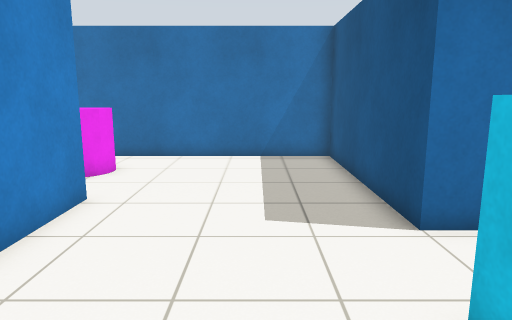
View 1 (above)

18 first-person views from a walk through a Gazebo world. The camera is 1.2 m above the floor, tilts 10° down and sees 70° across. The floor is counted in squares, 0.5 m on a side. Each view is taken from the middle of a square. On the plan, view 1 faces up. The plan holds only what a view shows up to about 20 squares ahead; the rest is blank. Robots are left out.

View 2
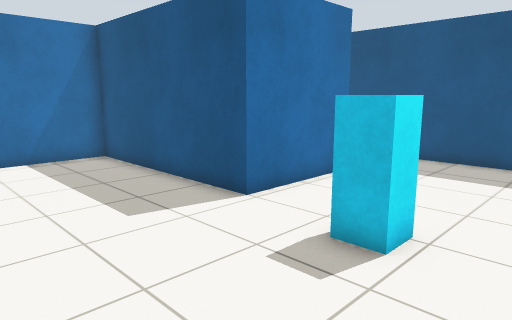

View 3
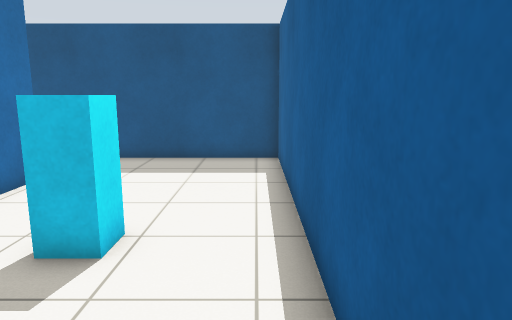

View 4
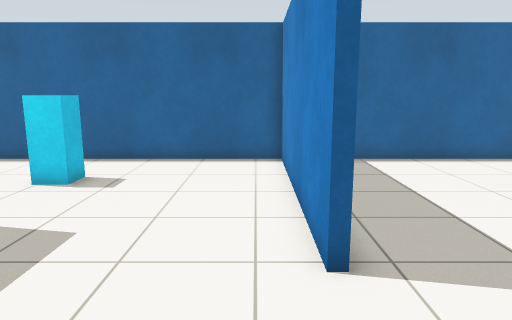

View 5
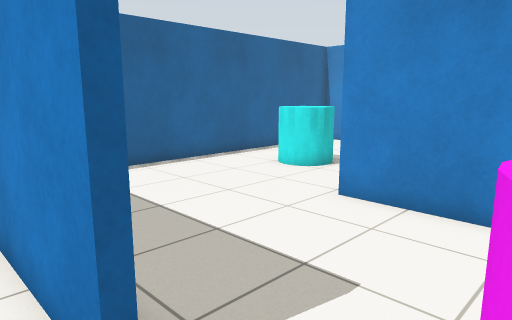

View 6
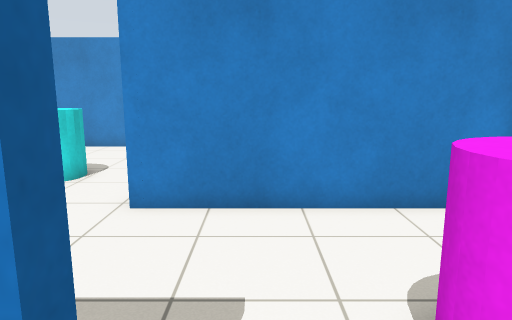

View 7
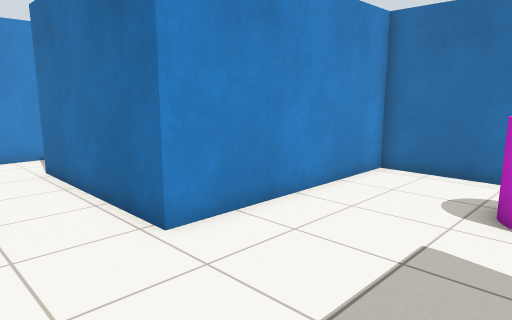

View 8
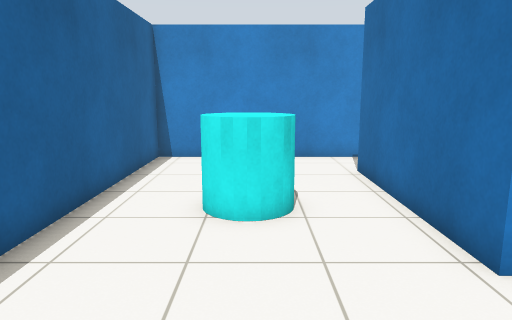

View 9
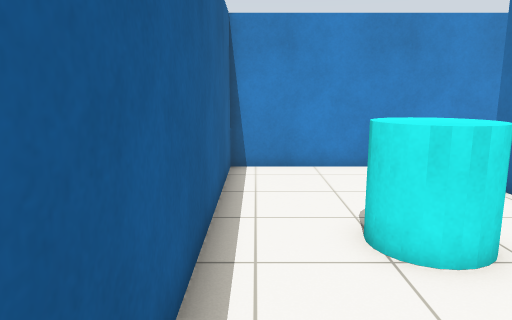

View 10
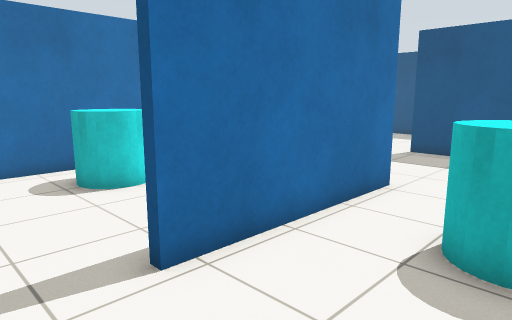

View 11
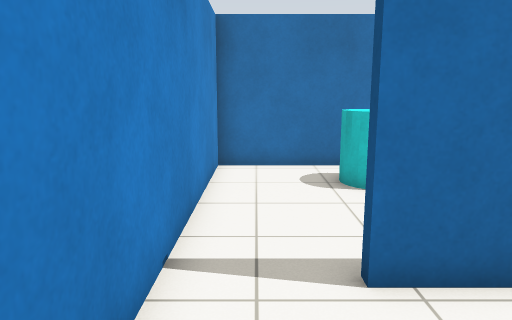

View 12
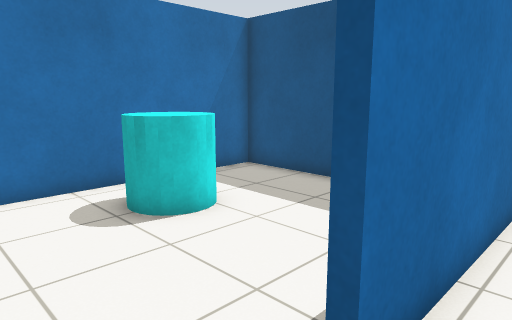

View 13
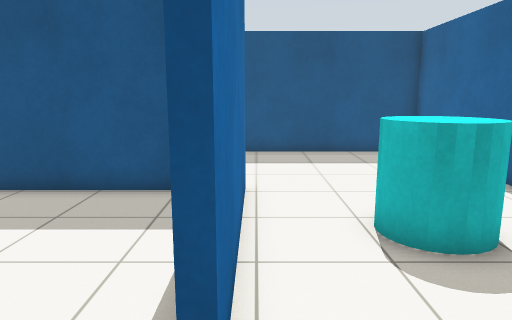

View 14
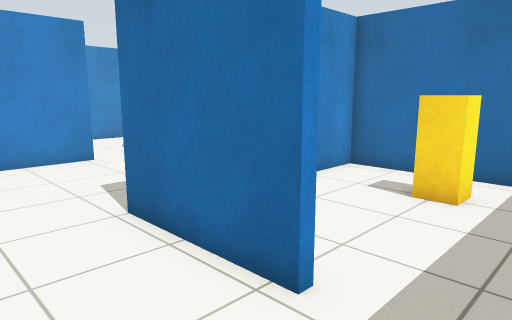

View 15
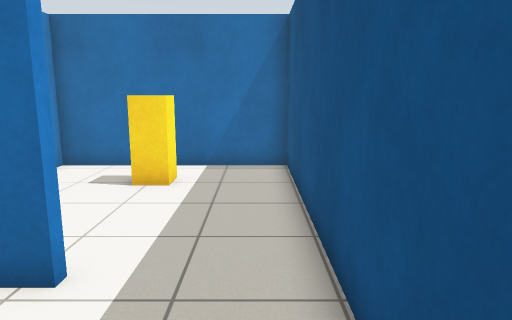

View 16
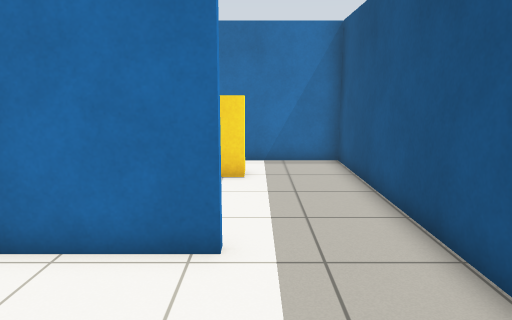

View 17
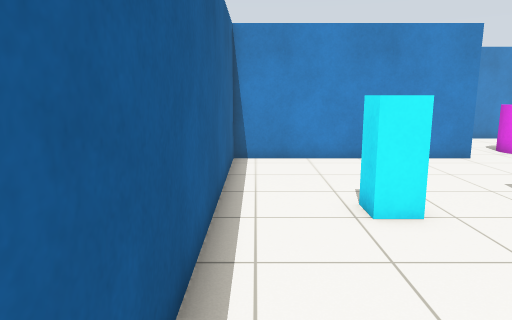

View 18
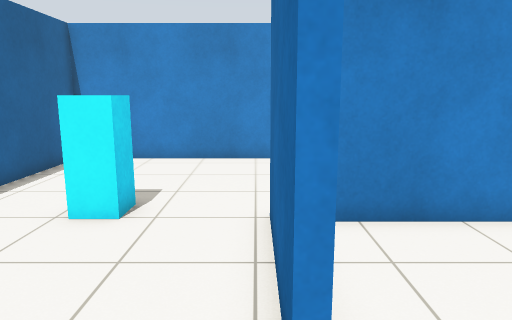

### Floor plan
Points are (right, up) in squares from view 1. A wall is a line through its corners. A room is listed if a view was taken in it or the views show most of it. See-through windows are left out.
Room 1 (views 1, 2, 3, 4, 5, 6, 7, 8, 9, 10, 11, 12, 13, 14, 15, 16, 17, 18)
walls: (7.5, 6.3) (3, 6.3) (3, 14.5) (-10.6, 14.5) (-10.6, 6.3) (-17.6, 6.3); (-20.3, 6.6) (-20.3, -0.9) (-4.3, -0.9) (-4.3, 8.3) (-4, 8.3) (-4, -0.9) (11.1, -0.9) (11.1, 6.6)
ways out: opening at (-19, 7) to room 2; opening at (9, 7) to room 3
objects: cyan cylinder (-15, 2) to (-13, 4); magenta cylinder (-6, 11) to (-5, 12); pillar (2, 3) to (3, 3)
Room 2 (no view inside)
walls: (-10.9, 8.1) (-10.9, 14.5) (-20.3, 14.5) (-20.3, 6.6)
ways out: opening at (-19, 7) to room 1
objects: cyan cylinder (-16, 11) to (-15, 13)
Room 3 (no view inside)
walls: (11.1, 6.6) (11.1, 14.5) (3.3, 14.5) (3.3, 7.5)
ways out: opening at (9, 7) to room 1
objects: pillar (7, 12)

Positions as (right, up) in squares from view 1, and headings:
1: (0, 0), facing up
2: (-3, 0), facing up-right
3: (-3, 0), facing right
4: (-3, 13), facing down
5: (-3, 11), facing down-left
6: (-3, 9), facing left
7: (-5, 3), facing up-left
8: (-6, 3), facing left
9: (-8, 0), facing left
10: (-20, 2), facing up-right
11: (-19, 2), facing up
12: (-20, 5), facing up-right
13: (-20, 6), facing right
14: (10, 3), facing up-left
15: (10, 2), facing up
16: (8, 1), facing up
17: (10, 0), facing left
18: (10, 6), facing left
